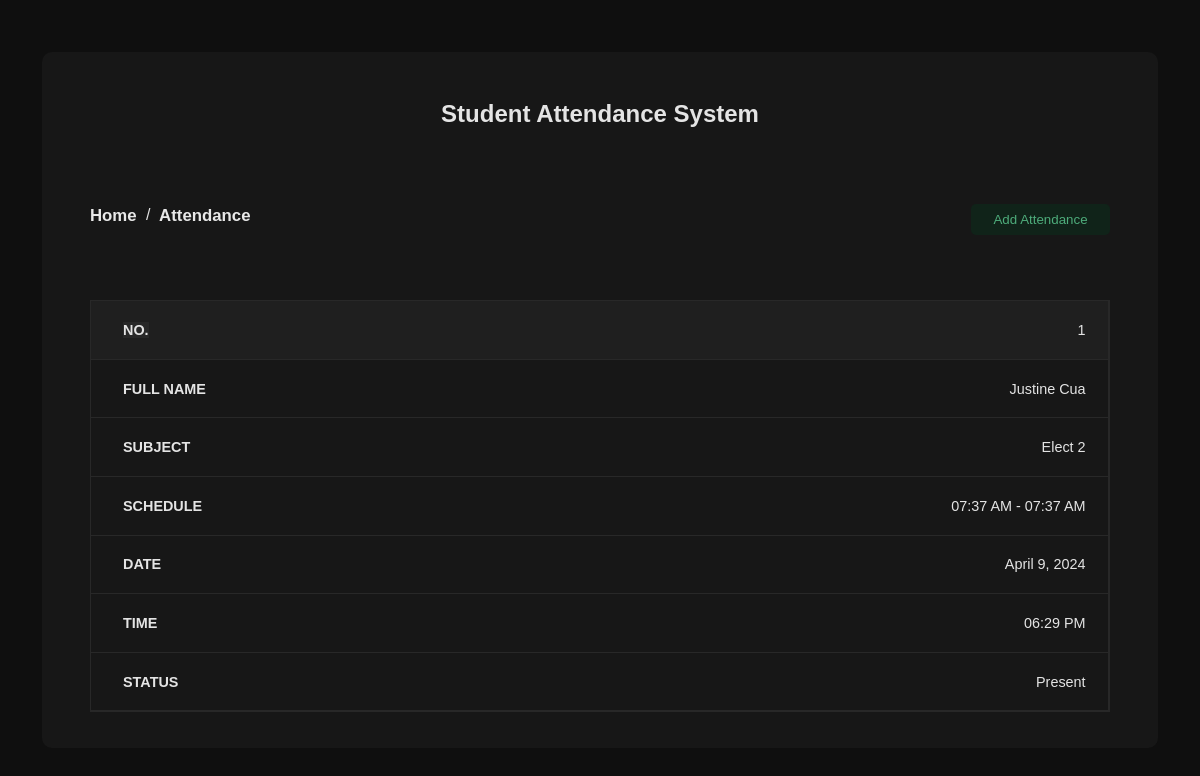
/Attendance/, run on the app's committed database.
### students/models.py (models this page shows, shortened)
class Attendance(models.Model):
    status = models.CharField(max_length=255)
    student_FK = models.ForeignKey(Student, null=True, on_delete=models.CASCADE)
    schedule_FK = models.ForeignKey(Schedule, null=True, on_delete=models.CASCADE)
    date = models.DateField(null=True)
    time = models.TimeField()

class Student(models.Model):
    firstname = models.CharField(max_length=255)
    lastname = models.CharField(max_length=255)
    birthday = models.DateField(max_length=255)
    gender = models.CharField(max_length=255)
    address = models.CharField(max_length=255)
    contactnumber = models.CharField(max_length=255, null=True)
    course_FK = models.ForeignKey(Course, null=True, on_delete=models.CASCADE)
    yearlevel_FK = models.ManyToManyField(YearLevel)

class Schedule(models.Model):
    timestart = models.TimeField(max_length=255)
    timeend = models.TimeField(max_length=255)
    days = models.CharField(max_length=255)
    subject_FK = models.ForeignKey(Subject, null=True, on_delete=models.CASCADE)
    teacher_FK = models.ForeignKey(Teacher, null=True, on_delete=models.CASCADE)

class Subject(models.Model):
    name = models.CharField(max_length=255)
    description = models.CharField(max_length=500)
    section = models.CharField(max_length=255)

### students/views.py (the view)
# urls.py: path('Attendance/', views.AttendancePage, name='Attendance'),
def AttendancePage(request):
    attendance_count = Attendance.objects.count()
    attendance_with_student = Attendance.objects.select_related(
      'schedule_FK__subject_FK',
      'student_FK__course_FK',
    ).all()
    template = loader.get_template('Attendance.html')
    context = {
        'attendance_with_student': attendance_with_student,
        'attendance_count': attendance_count
    }
    return HttpResponse(template.render(context, request))

### students/templates/Attendance.html (shortened to what this page needs)
{% extends "master.html" %}
{% block content %}
    <main id="attendance-table">
        <div class="home-container">
            <div class="HC-Container">
                <h2>Student Attendance System</h2>
                <div class="SC_Top">
                    <div class="NavBar">
                        <div><a href="/"><h2>Home &nbsp;</h2></a></div>
                        <span>/</span>
                        <div><a href="/Attendance"><h2>&nbsp; Attendance</h2></a></div>
                    </div>
                    <a hx-get="/addAttendance" hx-target="#overlay" ><button class="Add-btn" type="button">Add Attendance</button></a>
                </div>
                <table>
                    <tbody>
                        <tr>
                        {% for x in attendance_with_student %}
                        <td class="td-edit">{{ forloop.counter }}</td>
                        <td class="td-edit">{{ x.student_FK.firstname }} {{ x.student_FK.lastname }}</td>
                        <td class="td-edit">{{ x.schedule_FK.subject_FK.name }}</td>
                        <td class="td-edit">{{ x.schedule_FK.timestart|time:"h:i A" }} - {{ x.schedule_FK.timeend|time:"h:i A" }}</td>
                        <td class="td-edit">{{ x.date }}</td>
                        <td class="td-edit">{{ x.time|time:"h:i A" }}</td>
                        <td class="td-edit">{{ x.status }}</td>
                        </tr>
                        {%endfor %}
                    </tbody>
                </table>
            </div>
        </div>
    </main>
{% endblock %}

### students/static/style.css (style rules this page uses)
@media (max-width : 1980px) { * { padding: 0; margin: 0; } }
@media (max-width : 1980px) { body { background-color: #0f0f0f; color: #e4e4e4; font-family: Arial, Helvetica, sans-serif; } }
@media (max-width : 1980px) { main { width: 100vw; height: 100vh; display: flex; justify-content: center; align-items: center; } }
@media (max-width : 1980px) { .NavBar { display: flex; } }
@media (max-width : 1980px) { .SC_Top { display: flex; flex-direction: row; align-items: center; justify-content: space-between; width: 100%; } }
@media (max-width : 1980px) { .SC_Top a { color: #e8e8e8; text-decoration: none; font-size: 0.7rem; } }
@media (max-width : 1980px) { .SC_Top { height: 5%; margin-bottom: 1%; } }
@media (max-width : 1980px) { table { border-collapse: collapse; width: 100%; } }
@media (max-width : 1980px) { .Add-btn { background-color: #102319; padding: 0.5rem 1.4rem; border: none; color: #4eac7b; border-radius: 5px; display: flex; transition: all ease; } }
@media (max-width : 1980px) { .home-container { padding: 3rem; display: flex; flex-direction: column; width: 85%; height: 75vh; background-color: #171717; border-radius: 10px; overflow-y: auto; overflow-x: hidden; } }
@media (max-width : 1980px) { .HC-Container { width: 100%; height: 100%; } }
@media (max-width : 1980px) { .home-container table { width: 100%; } }
@media (max-width : 1980px) { .home-container .td-edit { padding-left: 2rem; height: 2%; font-size: 0.9rem; font-weight: 500; height: 3rem; border-right: 1px solid #282828; border-bottom: 1px solid #282828; } }
@media (max-width : 1980px) { .home-container h2 { text-align: center; margin-bottom: 2%; } }
@media only screen and (max-width: 760px),
(min-device-width: 768px) and (max-device-width: 1024px) { .home-container h2 { margin-bottom: 6%; } }
@media only screen and (max-width: 760px),
(min-device-width: 768px) and (max-device-width: 1024px) { .SC_Top { margin-bottom: 5%; } }
@media only screen and (max-width: 760px),
(min-device-width: 768px) and (max-device-width: 1024px) { .SC_Top { width: 100%; height: 10%; } }
@media only screen and (max-width: 760px),
(min-device-width: 768px) and (max-device-width: 1024px) { table .td-edit { padding-left: 0rem; } }
@media only screen and (max-width: 760px),
(min-device-width: 768px) and (max-device-width: 1024px) { table, thead, tbody, th, td, tr { display: block; } }
@media only screen and (max-width: 760px),
(min-device-width: 768px) and (max-device-width: 1024px) { tr { border: 1px solid #282828; } }
@media only screen and (max-width: 760px),
(min-device-width: 768px) and (max-device-width: 1024px) { td { display: block; font-size: .8em; text-align: right; display: flex; justify-content: space-between; align-items: center; padding: 0.3rem 1.4rem; } }
@media only screen and (max-width: 760px),
(min-device-width: 768px) and (max-device-width: 1024px) { td:before { content: attr(data-label); float: left; font-weight: bold; text-transform: uppercase; } }
@media only screen and (max-width: 760px),
(min-device-width: 768px) and (max-device-width: 1024px) { td:nth-of-type(1):before { content: "No."; background-color: #282828; } }
@media only screen and (max-width: 760px),
(min-device-width: 768px) and (max-device-width: 1024px) { #attendance-table td:nth-of-type(1) { background-color: #1f1f1f; } }
@media only screen and (max-width: 760px),
(min-device-width: 768px) and (max-device-width: 1024px) { #attendance-table td:nth-of-type(2):before { content: "Full Name"; } }
@media only screen and (max-width: 760px),
(min-device-width: 768px) and (max-device-width: 1024px) { #attendance-table td:nth-of-type(3):before { content: "Subject"; } }
@media only screen and (max-width: 760px),
(min-device-width: 768px) and (max-device-width: 1024px) { #attendance-table td:nth-of-type(4):before { content: "Schedule"; } }
@media only screen and (max-width: 760px),
(min-device-width: 768px) and (max-device-width: 1024px) { #attendance-table td:nth-of-type(5):before { content: "Date"; } }
@media only screen and (max-width: 760px),
(min-device-width: 768px) and (max-device-width: 1024px) { #attendance-table td:nth-of-type(6):before { content: "Time"; } }
@media only screen and (max-width: 760px),
(min-device-width: 768px) and (max-device-width: 1024px) { #attendance-table td:nth-of-type(7):before { content: "Status"; } }

### data on the page
Attendance: student_FK.firstname "Justine", student_FK.lastname "Cua", schedule_FK.subject_FK.name "Elect 2", schedule_FK.timestart "07:37 AM", schedule_FK.timeend "07:37 AM", date "April 9, 2024", time "06:29 PM", status "Present"
